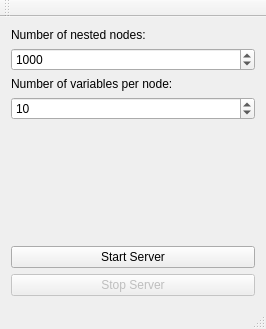
<?xml version="1.0" encoding="UTF-8"?>
<ui version="4.0">
 <class>SimplexOpcServerClass</class>
 <widget class="QMainWindow" name="SimplexOpcServerClass">
  <property name="geometry">
   <rect>
    <x>0</x>
    <y>0</y>
    <width>266</width>
    <height>329</height>
   </rect>
  </property>
  <property name="windowTitle">
   <string>Simplex OPC Server</string>
  </property>
  <widget class="QWidget" name="centralWidget">
   <layout class="QGridLayout" name="gridLayout">
    <item row="0" column="0">
     <layout class="QVBoxLayout" name="verticalLayout_3">
      <property name="sizeConstraint">
       <enum>QLayout::SetDefaultConstraint</enum>
      </property>
      <item>
       <layout class="QVBoxLayout" name="verticalLayout">
        <property name="sizeConstraint">
         <enum>QLayout::SetDefaultConstraint</enum>
        </property>
        <item>
         <widget class="QLabel" name="label">
          <property name="text">
           <string>Number of nested nodes:</string>
          </property>
         </widget>
        </item>
        <item>
         <widget class="QSpinBox" name="numNodes">
          <property name="minimum">
           <number>1</number>
          </property>
          <property name="maximum">
           <number>10000</number>
          </property>
          <property name="singleStep">
           <number>100</number>
          </property>
          <property name="value">
           <number>1000</number>
          </property>
         </widget>
        </item>
       </layout>
      </item>
      <item>
       <layout class="QVBoxLayout" name="verticalLayout_2">
        <item>
         <widget class="QLabel" name="label_2">
          <property name="text">
           <string>Number of variables per node:</string>
          </property>
         </widget>
        </item>
        <item>
         <widget class="QSpinBox" name="numVariables">
          <property name="minimum">
           <number>1</number>
          </property>
          <property name="maximum">
           <number>10000</number>
          </property>
          <property name="value">
           <number>10</number>
          </property>
         </widget>
        </item>
       </layout>
      </item>
      <item>
       <spacer name="verticalSpacer">
        <property name="orientation">
         <enum>Qt::Vertical</enum>
        </property>
        <property name="sizeHint" stdset="0">
         <size>
          <width>20</width>
          <height>40</height>
         </size>
        </property>
       </spacer>
      </item>
      <item>
       <widget class="QPushButton" name="startServerButton">
        <property name="text">
         <string>Start Server</string>
        </property>
       </widget>
      </item>
      <item>
       <widget class="QPushButton" name="stopServerButton">
        <property name="enabled">
         <bool>false</bool>
        </property>
        <property name="text">
         <string>Stop Server</string>
        </property>
       </widget>
      </item>
     </layout>
    </item>
   </layout>
  </widget>
  <widget class="QMenuBar" name="menuBar">
   <property name="geometry">
    <rect>
     <x>0</x>
     <y>0</y>
     <width>266</width>
     <height>20</height>
    </rect>
   </property>
  </widget>
  <widget class="QToolBar" name="mainToolBar">
   <attribute name="toolBarArea">
    <enum>TopToolBarArea</enum>
   </attribute>
   <attribute name="toolBarBreak">
    <bool>false</bool>
   </attribute>
  </widget>
  <widget class="QStatusBar" name="statusBar"/>
 </widget>
 <layoutdefault spacing="6" margin="11"/>
 <resources/>
 <connections/>
</ui>
